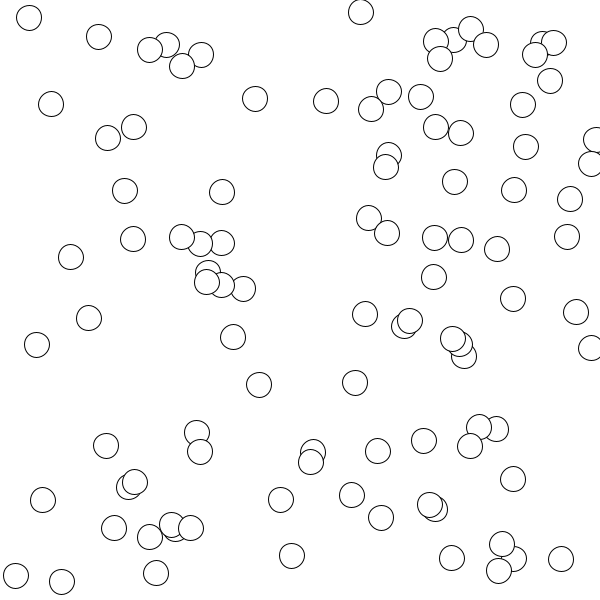
Frame 1 (no input)
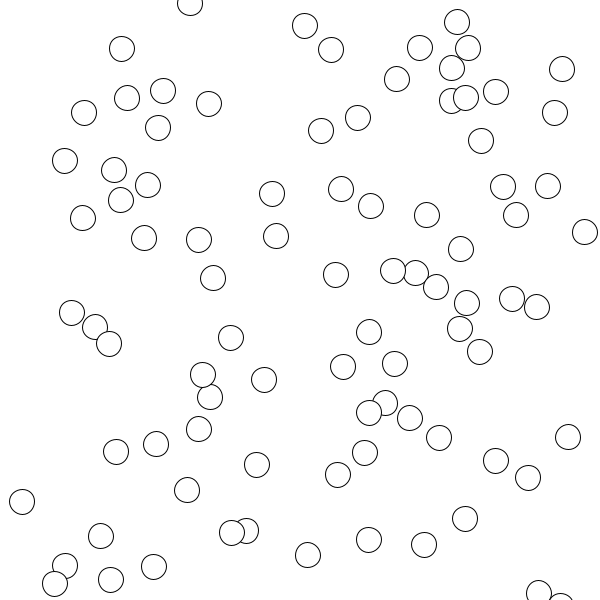
Frame 60 (the mouse pressed at the canvas centre just before this capture)
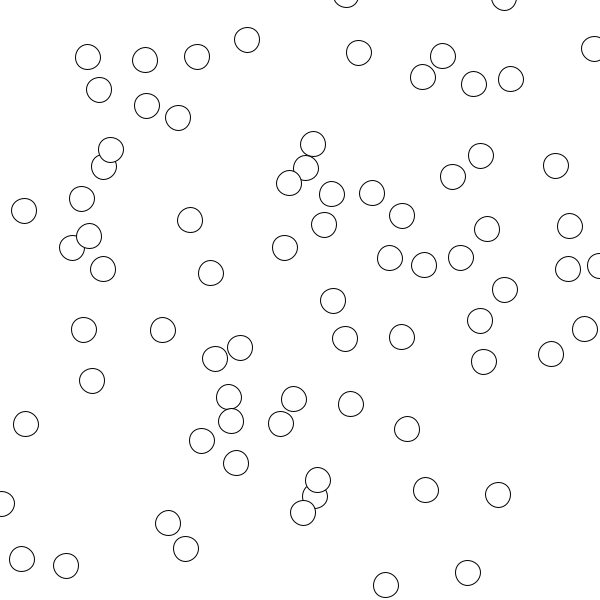
Frame 120 (the mouse held since frame 60 and released just before this capture)

The Processing sketch that drew these frames (run headless with seeded random() and noise(); from frame 60 on, the mouse is pressed at the canvas centre):

// Processing sketch: flee
// ── flee.pde
ArrayList<Vehicle> vehicles;

void setup() {
  size(600, 600);
  vehicles = new ArrayList<Vehicle>();
  
    for (int i = 0; i < 100; i++) {
    vehicles.add(new Vehicle(random(width), random(height)));
  }
}  

void draw() {
  background(255);
  
  for (Vehicle v : vehicles) {
    v.flee(vehicles);
    v.update();
  }
}

void mouseDragged() {
  vehicles.add(new Vehicle(mouseX, mouseY));
}

// ── Vehicle.pde
class Vehicle {
  PVector loc, vel, acc;

  Vehicle(float x, float y) {
    loc = new PVector(x, y);
    vel = new PVector(random(-1, 1), random(-1, 1));
    acc = new PVector();
  }
  
  void flee(ArrayList<Vehicle> vehicles) {
    ArrayList<Vehicle> neigh = new ArrayList<Vehicle>();
    
    for (Vehicle v : vehicles) {
      if (abs(PVector.sub(v.loc, this.loc).mag()) < 25 && PVector.sub(v.loc, this.loc).mag() != 0) {
        neigh.add(v);
      }
    }
    
    PVector cum = new PVector(0, 0);
    
    for (Vehicle v : neigh) {
      cum.add(PVector.mult(PVector.sub(v.loc, this.loc), -1));
    }
    
    if (neigh.size() != 0) {
      cum.div(neigh.size());
      cum.limit(0.1);
      applyForce(cum);
    }
  }
  
  void applyForce(PVector force) {
    acc.add(force);
  }
  
  void update() {
    vel.add(acc);
    loc.add(vel);
    acc.mult(0);
    stroke(0);
    circle(loc.x, loc.y, 25);
  }
}
